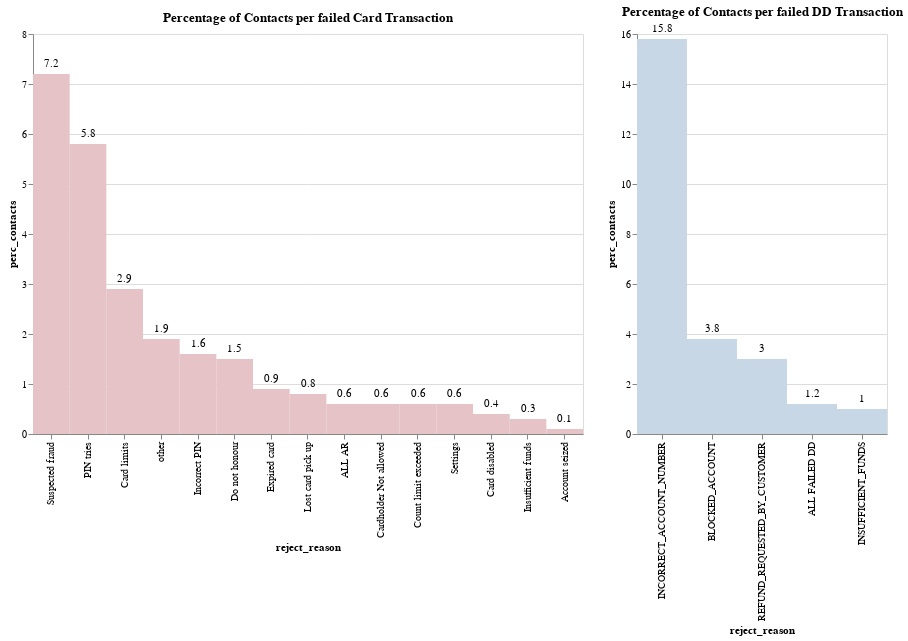

Notebook cell for this chart:
### Markdown cell above
Another metric we can look into to understand which failed transactions lead to more contacts per failed transaction is the percentage of contacts per rejection reason for failed transactions. As for card transactions, 'Suspected fraud' and 'PIN tries' lead to the biggest proportion (with 7.2% and 5.8% respectively), and 'incorrect account number' is the one creating the most contacts per direct debit rejected transaction with 15.8%.

### Code cell
card_perc = af.column_single_label(
    card_contacts_perc, af.pink, "reject_reason:N", "perc_contacts:Q", 550, 400, "-y"
)
dd_perc = af.column_single_label(
    dd_contacts_perc, af.blue, "reject_reason:N", "perc_contacts:Q", 250, 400, "-y"
)
card_perc.properties(
    title="Percentage of Contacts per failed Card Transaction"
) | dd_perc.properties(title="Percentage of Contacts per failed DD Transaction")

### Figure 1 — Vega-Lite specification as saved in the notebook (floating-point values rounded to 4 significant figures)
{"config": {"view": {"continuousWidth": 400, "continuousHeight": 300}}, "hconcat": [{"layer": [{"mark": {"type": "rect", "color": "#E5C3C7"}, "encoding": {"x": {"type": "nominal", "field": "reject_reason", "sort": "-y"}, "y": {"type": "quantitative", "field": "perc_contacts"}}, "height": 400, "width": 550}, {"mark": {"type": "text", "align": "center", "baseline": "middle", "dy": -10}, "encoding": {"text": {"type": "quantitative", "field": "perc_contacts"}, "x": {"type": "nominal", "field": "reject_reason", "sort": "-y"}, "y": {"type": "quantitative", "field": "perc_contacts"}}, "height": 400, "width": 550}], "data": {"name": "data-d6e865ee3f37e24cec14bb8b6f76d9f2"}, "title": "Percentage of Contacts per failed Card Transaction"}, {"layer": [{"mark": {"type": "rect", "color": "#C8D7E5"}, "encoding": {"x": {"type": "nominal", "field": "reject_reason", "sort": "-y"}, "y": {"type": "quantitative", "field": "perc_contacts"}}, "height": 400, "width": 250}, {"mark": {"type": "text", "align": "center", "baseline": "middle", "dy": -10}, "encoding": {"text": {"type": "quantitative", "field": "perc_contacts"}, "x": {"type": "nominal", "field": "reject_reason", "sort": "-y"}, "y": {"type": "quantitative", "field": "perc_contacts"}}, "height": 400, "width": 250}], "data": {"name": "data-07417e72d5e159f1ae74bfd72b25160c"}, "title": "Percentage of Contacts per failed DD Transaction"}], "$schema": "https://vega.github.io/schema/vega-lite/v4.8.1.json", "datasets": {"data-d6e865ee3f37e24cec14bb8b6f76d9f2": [{"reject_reason": "Suspected fraud", "sum_contact": 2536.0, "sum_txn": 35380.0, "perc_contacts": 7.2}, {"reject_reason": "PIN tries", "sum_contact": 844.0, "sum_txn": 14440.0, "perc_contacts": 5.8}, {"reject_reason": "Card limits", "sum_contact": 2173.0, "sum_txn": 75900.0, "perc_contacts": 2.9}, {"reject_reason": "other", "sum_contact": 1723.0, "sum_txn": 89930.0, "perc_contacts": 1.9}, {"reject_reason": "Incorrect PIN", "sum_contact": 1249.0, "sum_txn": 79690.0, "perc_contacts": 1.6}, {"reject_reason": "Do not honour", "sum_contact": 2529.0, "sum_txn": 167200.0, "perc_contacts": 1.5}, {"reject_reason": "Expired card", "sum_contact": 441.7, "sum_txn": 46620.0, "perc_contacts": 0.9}, {"reject_reason": "Lost card pick up", "sum_contact": 1171.0, "sum_txn": 150800.0, "perc_contacts": 0.8}, {"reject_reason": "ALL AR", "sum_contact": 15240.0, "sum_txn": 2552000.0, "perc_contacts": 0.6}, {"reject_reason": "Cardholder Not allowed", "sum_contact": 847.0, "sum_txn": 142600.0, "perc_contacts": 0.6}, {"reject_reason": "Count limit exceeded", "sum_contact": 789.3, "sum_txn": 129000.0, "perc_contacts": 0.6}, {"reject_reason": "Settings", "sum_contact": 741.7, "sum_txn": 126200.0, "perc_contacts": 0.6}, {"reject_reason": "Card disabled", "sum_contact": 62.0, "sum_txn": 16000.0, "perc_contacts": 0.4}, {"reject_reason": "Insufficient funds", "sum_contact": 4471.0, "sum_txn": 1434000.0, "perc_contacts": 0.3}, {"reject_reason": "Account seized", "sum_contact": 66.33, "sum_txn": 44570.0, "perc_contacts": 0.1}], "data-07417e72d5e159f1ae74bfd72b25160c": [{"reject_reason": "INCORRECT_ACCOUNT_NUMBER", "sum_contact": 2.0, "sum_txn": 12.67, "perc_contacts": 15.8}, {"reject_reason": "BLOCKED_ACCOUNT", "sum_contact": 18.33, "sum_txn": 485.0, "perc_contacts": 3.8}, {"reject_reason": "REFUND_REQUESTED_BY_CUSTOMER", "sum_contact": 376.3, "sum_txn": 12430.0, "perc_contacts": 3.0}, {"reject_reason": "ALL FAILED DD", "sum_contact": 1388.0, "sum_txn": 117400.0, "perc_contacts": 1.2}, {"reject_reason": "INSUFFICIENT_FUNDS", "sum_contact": 1009.0, "sum_txn": 104400.0, "perc_contacts": 1.0}]}}
